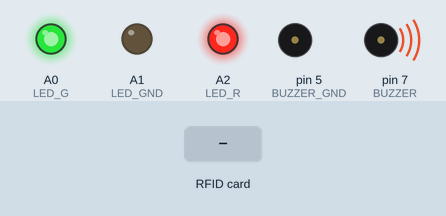
Recording of a sketch running on a simulated Arduino Uno, built with avr-gcc and run on an emulated ATmega328P. On the bench: output pins drawn as LEDs (lit = HIGH), buzzer (waves = sounding, pin HIGH). The test bench sets the inputs (shaded band). Pins used as bus, display or sensor lines are not drawn; what the sketch prints to the serial monitor is not drawn.

Above: at 0.1 s.
At 1.3 s:
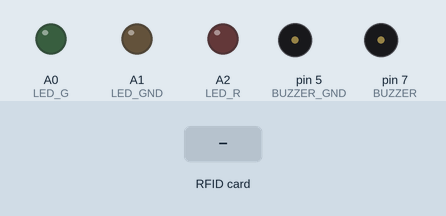
1.4 s: RFID card 5E 7A 19 C4 held to the reader
Timing chart, 0 to 4.4 s (numbered marks = the images above; inputs shaded):
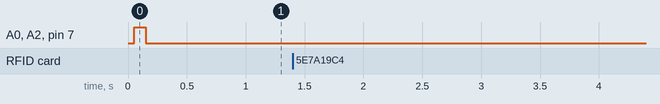

Measured:
- after the input at 1.4 s, every drawn part: stays the same

The sketch:

RFID_Reader.ino
```cpp
#include <SPI.h>
#include <MFRC522.h>

// контакты
#define SS_PIN 10
#define RST_PIN 9
#define LED_R A2
#define LED_G A0
#define LED_GND A1
#define BUZZER 7
#define BUZZER_GND 5

// Создание экземпляра объекта MFRC522
MFRC522 mfrc522(SS_PIN, RST_PIN);  // Создание экземпляра MFRC522

void setup() {
  Serial.begin(9600);
  SPI.begin();

  // инициализация MFRC522
  mfrc522.PCD_Init();
  // выводим номер версии прошивки ридера
  //mfrc522.PCD_DumpVersionToSerial();

  pinMode(LED_G, OUTPUT);
  pinMode(LED_R, OUTPUT);
  pinMode(LED_GND, OUTPUT);
  pinMode(BUZZER, OUTPUT);
  pinMode(BUZZER_GND, OUTPUT);

  digitalWrite(LED_G, HIGH);
  digitalWrite(LED_R, HIGH);
  digitalWrite(BUZZER, HIGH);
  delay(100);
  digitalWrite(BUZZER, LOW);
  digitalWrite(LED_G, LOW);
  digitalWrite(LED_R, LOW);
}

void loop() {
  // Ожидание
  if ( ! mfrc522.PICC_IsNewCardPresent())
    return;

  // чтение
  if ( !mfrc522.PICC_ReadCardSerial())
    return;

  // вывод данных
  Serial.print(".UID.");
  view_data(mfrc522.uid.uidByte, mfrc522.uid.size);
  Serial.print(".END.");
  Serial.println();

delay(100);

  while (Serial.available()) {

    char val = Serial.read();
    if (val == '1') {
      digitalWrite(LED_G, HIGH);
      digitalWrite(BUZZER, HIGH);
      delay(100);
      digitalWrite(BUZZER, LOW);
      delay(50);
      digitalWrite(BUZZER, HIGH);
      delay(100);
      digitalWrite(BUZZER, LOW);
    }
    if (val == 'C') {
      digitalWrite(LED_R, HIGH);
      digitalWrite(BUZZER, HIGH);
      delay(250);
      digitalWrite(BUZZER, LOW);
    }
  }

  delay(200);
  digitalWrite(LED_G, LOW);
  digitalWrite(LED_R, LOW);
}

// преобразование в HEX
void view_data (byte *buf, byte size) {
  for (byte j = 0; j < size; j++) {
    //Serial.print(buf [j]);
    Serial.print(buf [j], HEX);
  }
}
```
